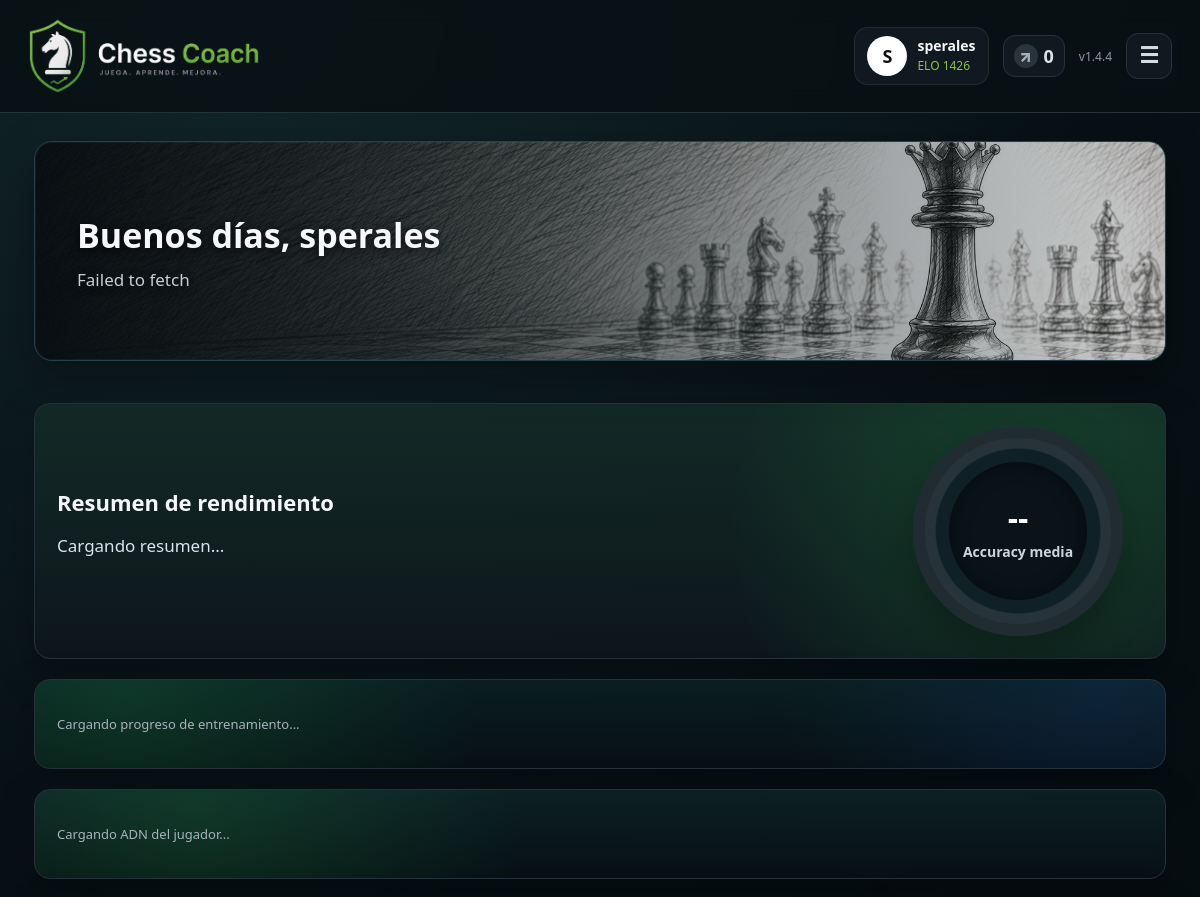
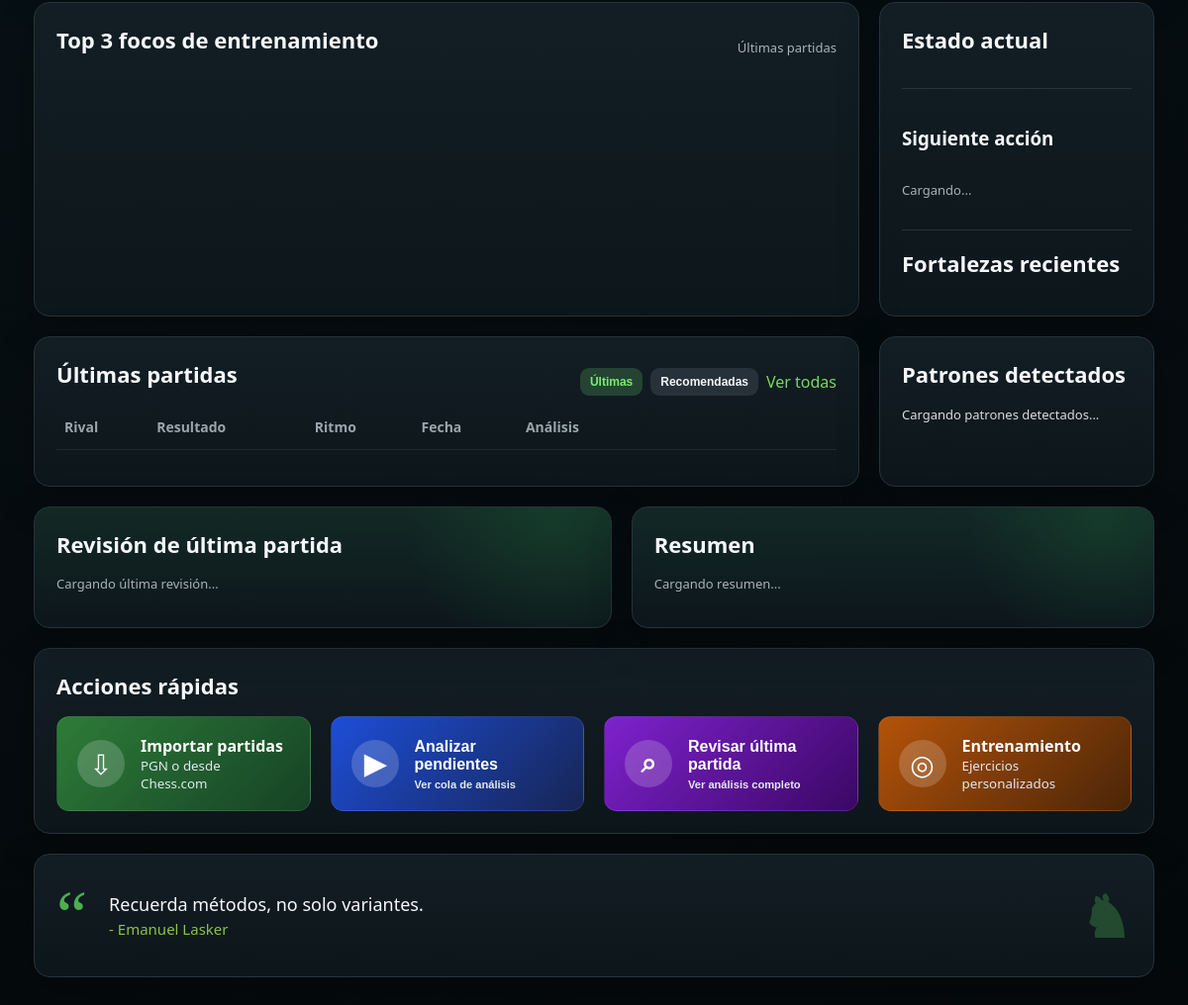
The app's page /app.php (signed in) with its own data (2 pictures, top to bottom).
### tables this page shows
CREATE TABLE IF NOT EXISTS users (
  id INT UNSIGNED NOT NULL AUTO_INCREMENT,
  username VARCHAR(80) NOT NULL,
  password_hash VARCHAR(255) NOT NULL,
  piece_set VARCHAR(80) NOT NULL DEFAULT 'Set 1',
  board_theme VARCHAR(20) NOT NULL DEFAULT 'green',
  created_at TIMESTAMP NOT NULL DEFAULT CURRENT_TIMESTAMP,
  updated_at TIMESTAMP NULL DEFAULT NULL ON UPDATE CURRENT_TIMESTAMP,
  PRIMARY KEY (id),
  UNIQUE KEY uq_users_username (username)
);

CREATE TABLE IF NOT EXISTS motivational_quotes (
  id INT UNSIGNED NOT NULL AUTO_INCREMENT,
  quote_text VARCHAR(255) NOT NULL,
  author VARCHAR(120) NOT NULL,
  source_name VARCHAR(120) DEFAULT NULL,
  source_url VARCHAR(255) DEFAULT NULL,
  is_active TINYINT(1) NOT NULL DEFAULT 1,
  display_order INT UNSIGNED NOT NULL DEFAULT 0,
  created_at TIMESTAMP NOT NULL DEFAULT CURRENT_TIMESTAMP,
  updated_at TIMESTAMP NULL DEFAULT NULL ON UPDATE CURRENT_TIMESTAMP,
  PRIMARY KEY (id),
  UNIQUE KEY uq_motivational_quote_text (quote_text),
  KEY idx_motivational_quotes_active (is_active),
  KEY idx_motivational_quotes_order (display_order)
);

### app.php (the view, shortened to what the rows shown need)
<?php
require_once __DIR__ . '/includes/auth.php';
require_once __DIR__ . '/includes/helpers.php';
require_once __DIR__ . '/includes/motivational_quotes.php';
$u = require_login();
$quote = random_motivational_quote();
$assetVersion = (string)filemtime(__DIR__ . '/assets/css/app.css');
$hour = (int)date('G');
$greeting = $hour < 12 ? 'Buenos días' : ($hour < 21 ? 'Buenas tardes' : 'Buenas noches');
?>
<!doctype html>
<html lang="es">
<head>
  <link rel="stylesheet" href="assets/css/app.css?v=<?=e($assetVersion)?>">
</head>
<body class="dark-shell">
<?php header_bar('Chess Coach'); ?>
<div class="app-area">
<main class="dashboard trainer-dashboard">
  <section class="hero-card trainer-hero">
    <div>
      <h1><?=e($greeting)?>, <?=e($u['username'])?></h1>
      <p id="trainerHeroText">Preparando tu panel de entrenamiento...</p>
    </div>
  </section>
  <section class="panel trainer-summary-panel">
    <div class="trainer-summary-content">
      <div class="trainer-summary-main">
        <h2>Resumen de rendimiento</h2>
      </div>
    </div>
  </section>
  <section class="home-middle-grid">
    <section class="panel trainer-focus-panel">
      <div class="panel-head">
        <h2>Top 3 focos de entrenamiento</h2>
      </div>
    </section>
    <section class="panel trainer-state-panel">
      <h2>Estado actual</h2>
      <h2>Fortalezas recientes</h2>
    </section>
    <section class="panel" id="partidas">
      <div class="panel-head">
        <h2 id="gamesPanelTitle">Últimas partidas</h2>
      </div>
      <table class="games">
        <thead>
          <tr>
            <th>Rival</th>
            <th>Resultado</th>
            <th id="gamesThirdColumnHeader">Ritmo</th>
            <th class="hide-sm">Fecha</th>
            <th>Análisis</th>
            <th class="actions-spacer" aria-label="Acciones"></th>
            <th class="actions-spacer" aria-label="Acciones"></th>
          </tr>
        </thead>
      </table>
    </section>
    <section class="panel insight-card" id="smartTagInsight">
      <h2>Patrones detectados</h2>
    </section>
  </section>
  <section class="home-review-grid">
    <section class="panel home-review-card" id="latestReviewCard">
      <h2>Revisión de última partida</h2>
    </section>
    <section class="panel home-review-counts-card" id="latestReviewCountsCard">
      <h2>Resumen</h2>
    </section>
  </section>
  <section class="quick-panel-wrap">
    <section class="panel quick-panel">
      <h2>Acciones rápidas</h2>
    </section>
  </section>
  <section class="quote-panel panel">
    <span>“</span>
    <p><?=e($quote['quote_text'] ?? '')?><br><small>- <?=e($quote['author'] ?? '')?></small></p>
    <b>♞</b>
  </section>
</main>
</div>
</body>
</html>

### includes/helpers.php (shortened to what the rows shown need)
<?php
require_once __DIR__ . '/config.php';
function e(?string $s): string { return htmlspecialchars($s ?? '', ENT_QUOTES, 'UTF-8'); }
function current_user_elo(): int {
  return (int)(app_config()['default_user_elo'] ?? 1426);
}
function header_bar(string $title='Chess Coach'): void {
  $user = current_user();
  $displayName = e($user['username'] ?? 'Usuario');
  $initial = strtoupper(substr($user['username'] ?? 'U', 0, 1));
  $elo = current_user_elo();
  echo '<header class="topbar">';
  echo '<div class="user-pill"><div class="avatar">'.e($initial).'</div><div><strong>'.$displayName.'</strong><small>ELO '.$elo.'</small></div></div>';
  echo '<nav class="menu" id="userMenu">';
  echo '</nav></header>';
}

### records on screen
users: username "S", username "sperales"
motivational_quotes: quote_text "Recuerda métodos, no solo variantes.", author "Emanuel Lasker"

### other values on screen
$elo "1426"
$days "0"
$v "1.4.4"
